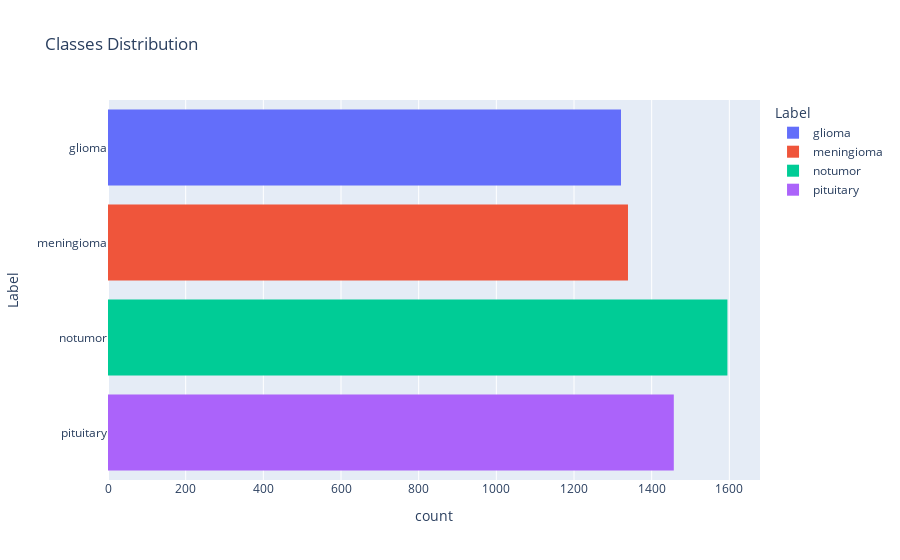

The notebook cell this image was saved under:
### Code cell
px.histogram(train_data, y="Label", color="Label", title="Classes Distribution")

### Figure 1 — Plotly figure (JSON) as saved in the notebook; plotly's stock layout.template omitted (floating-point values rounded to 4 significant figures; data arrays with more than 128 entries replaced by an {"elided": "..."} marker saying what was removed)
{"data": [{"alignmentgroup": "True", "bingroup": "y", "hovertemplate": "Label=%{y}<br>count=%{x}<extra></extra>", "legendgroup": "glioma", "marker": {"color": "#636efa", "pattern": {"shape": ""}}, "name": "glioma", "offsetgroup": "glioma", "orientation": "h", "showlegend": true, "type": "histogram", "xaxis": "x", "y": {"elided": "1321 str values"}, "yaxis": "y"}, {"alignmentgroup": "True", "bingroup": "y", "hovertemplate": "Label=%{y}<br>count=%{x}<extra></extra>", "legendgroup": "meningioma", "marker": {"color": "#EF553B", "pattern": {"shape": ""}}, "name": "meningioma", "offsetgroup": "meningioma", "orientation": "h", "showlegend": true, "type": "histogram", "xaxis": "x", "y": {"elided": "1339 str values"}, "yaxis": "y"}, {"alignmentgroup": "True", "bingroup": "y", "hovertemplate": "Label=%{y}<br>count=%{x}<extra></extra>", "legendgroup": "notumor", "marker": {"color": "#00cc96", "pattern": {"shape": ""}}, "name": "notumor", "offsetgroup": "notumor", "orientation": "h", "showlegend": true, "type": "histogram", "xaxis": "x", "y": {"elided": "1595 str values"}, "yaxis": "y"}, {"alignmentgroup": "True", "bingroup": "y", "hovertemplate": "Label=%{y}<br>count=%{x}<extra></extra>", "legendgroup": "pituitary", "marker": {"color": "#ab63fa", "pattern": {"shape": ""}}, "name": "pituitary", "offsetgroup": "pituitary", "orientation": "h", "showlegend": true, "type": "histogram", "xaxis": "x", "y": {"elided": "1457 str values"}, "yaxis": "y"}], "layout": {"barmode": "relative", "legend": {"title": {"text": "Label"}, "tracegroupgap": 0}, "title": {"text": "Classes Distribution"}, "xaxis": {"anchor": "y", "domain": [0, 1], "title": {"text": "count"}}, "yaxis": {"anchor": "x", "categoryarray": ["pituitary", "notumor", "meningioma", "glioma"], "categoryorder": "array", "domain": [0, 1], "title": {"text": "Label"}}}}
